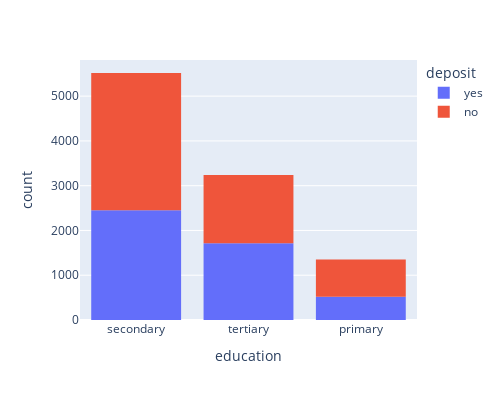

This figure's notebook cell:
### Code cell
# постройте визуализации для открывших и неоткрывших депозит в зависимости от образования
fig = px.histogram(
    cleaned,
    x='education',
    color = 'deposit',
    width=500,
    height=400)
fig.show()

### Figure 1 — Plotly figure (JSON) as saved in the notebook; plotly's stock layout.template omitted (floating-point values rounded to 4 significant figures; data arrays with more than 128 entries replaced by an {"elided": "..."} marker saying what was removed)
{"data": [{"alignmentgroup": "True", "bingroup": "x", "hovertemplate": "deposit=yes<br>education=%{x}<br>count=%{y}<extra></extra>", "legendgroup": "yes", "marker": {"color": "#636efa", "pattern": {"shape": ""}}, "name": "yes", "offsetgroup": "yes", "orientation": "v", "showlegend": true, "type": "histogram", "x": {"elided": "4681 str values"}, "xaxis": "x", "yaxis": "y"}, {"alignmentgroup": "True", "bingroup": "x", "hovertemplate": "deposit=no<br>education=%{x}<br>count=%{y}<extra></extra>", "legendgroup": "no", "marker": {"color": "#EF553B", "pattern": {"shape": ""}}, "name": "no", "offsetgroup": "no", "orientation": "v", "showlegend": true, "type": "histogram", "x": {"elided": "5424 str values"}, "xaxis": "x", "yaxis": "y"}], "layout": {"barmode": "relative", "height": 400, "legend": {"title": {"text": "deposit"}, "tracegroupgap": 0}, "margin": {"t": 60}, "width": 500, "xaxis": {"anchor": "y", "domain": [0, 1], "title": {"text": "education"}}, "yaxis": {"anchor": "x", "domain": [0, 1], "title": {"text": "count"}}}}
